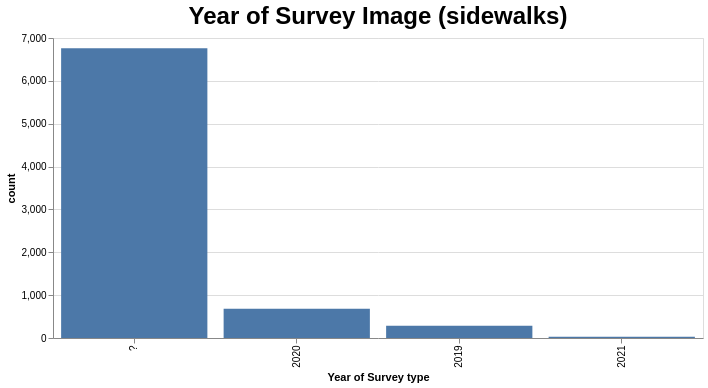

The specification (Vega-Lite) saved for this image:
### Vega-Lite specification from a JSON file in a GitHub repository (floating-point values rounded to 4 significant figures)
{"config": {"view": {"continuousWidth": 300, "continuousHeight": 300}, "title": {"fontSize": 24}}, "data": {"values": [{"Year of Survey type": "?", "count": 6763, "percent": "87.13%"}, {"Year of Survey type": "2020", "count": 684, "percent": "8.81%"}, {"Year of Survey type": "2019", "count": 284, "percent": "3.66%"}, {"Year of Survey type": "2021", "count": 31, "percent": "0.4%"}]}, "mark": {"type": "bar"}, "encoding": {"tooltip": [{"field": "percent", "type": "nominal"}], "x": {"field": "Year of Survey type", "sort": "-y", "type": "nominal"}, "y": {"field": "count", "type": "quantitative"}}, "height": 300, "params": [{"name": "param_7", "select": {"type": "interval", "encodings": ["x", "y"]}, "bind": "scales"}], "title": "Year of Survey Image (sidewalks)", "width": 650, "$schema": "https://vega.github.io/schema/vega-lite/v5.json", "datasets": {"data-a176a4a7a66be4944e096fbef197a319": [{"Year of Survey type": "?", "count": 6763, "percent": "87.13%"}, {"Year of Survey type": "2020", "count": 684, "percent": "8.81%"}, {"Year of Survey type": "2019", "count": 284, "percent": "3.66%"}, {"Year of Survey type": "2021", "count": 31, "percent": "0.4%"}]}}
